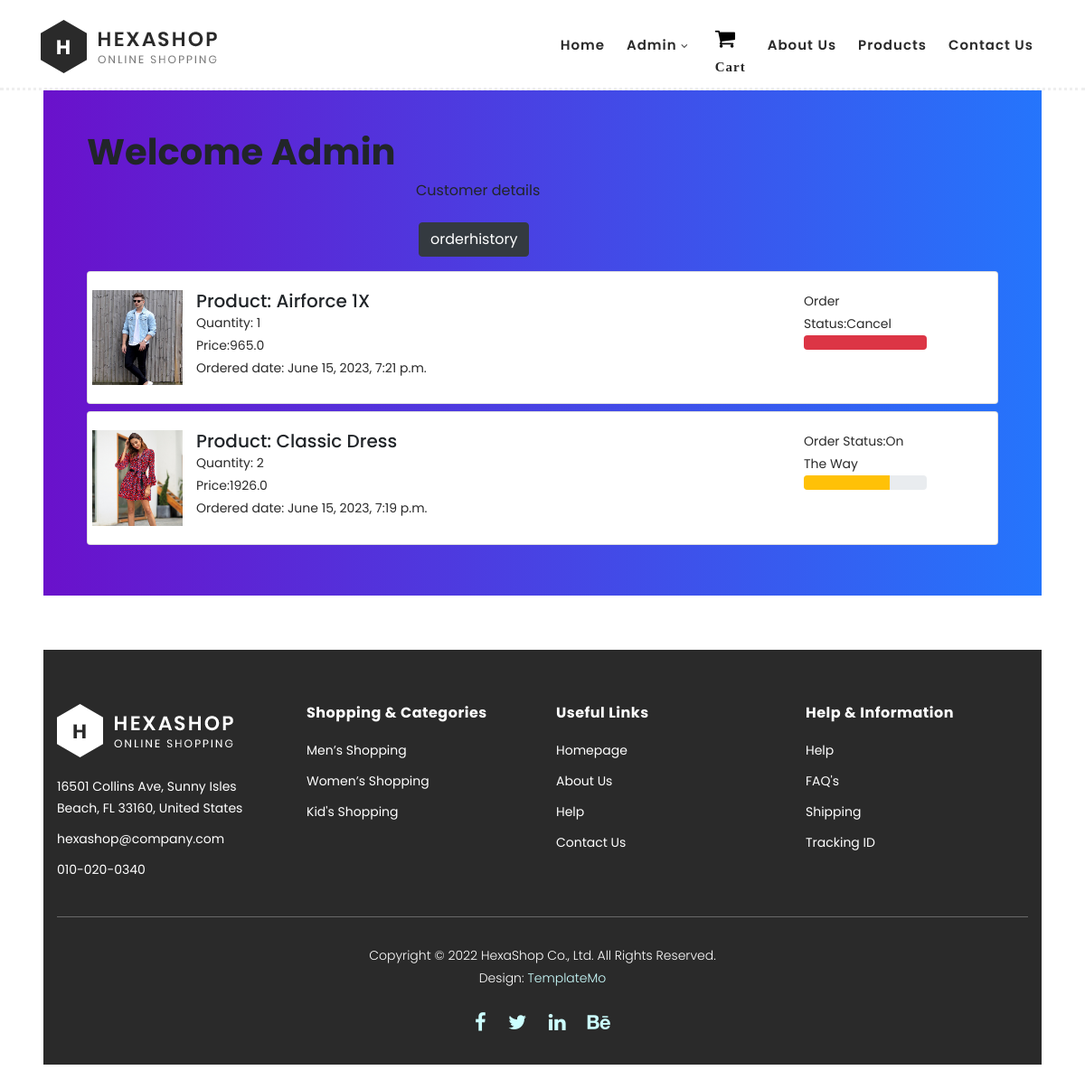
The page /orderhist/ (signed in) on the database as committed earlier.
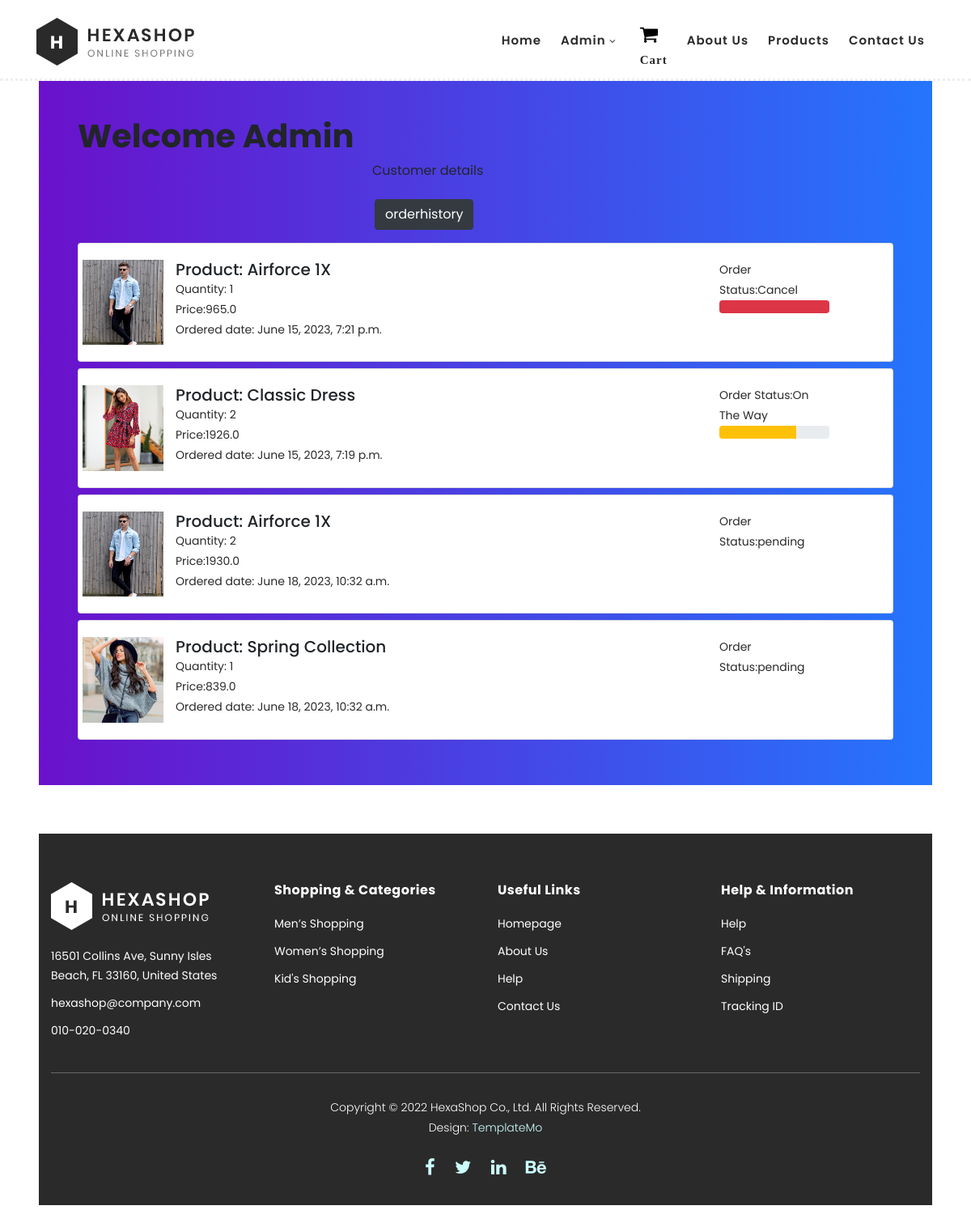
The same page on the database as committed later.
### Cust/models.py (models this page shows, shortened)
class Orderhistory(models.Model):
    STATAUS_CHOICES=(
        ("Accepted","accepted"),
        ("Packed","packed"),
        ("On The Way","on the way"),
        ("Deleivered","delivered"),
        ("Cancel","canceled")
    )
    user=models.ForeignKey(User,on_delete=models.CASCADE)
    customer=models.ForeignKey(Customers,on_delete=models.CASCADE)
    product=models.ForeignKey(Products,on_delete=models.CASCADE)
    quantity=models.PositiveIntegerField(default=1)
    ordered_date=models.DateTimeField(auto_now=True)
    status=models.CharField(choices=STATAUS_CHOICES,max_length=50,default="pending")
    @property
    def total_cost(self):
        return self.quantity *  self.product.discounted_price

class Products(models.Model):
    categories=(
        ("M","Men"),
        ("W","women"),
        ("K","kids"),
        )
    title=models.CharField(max_length=50)
    selling_cost=models.FloatField()
    category=models.CharField(choices=categories,max_length=2)
    colour=models.CharField(max_length=50,default=None,null=True)
    discounted_price=models.FloatField()
    image=models.ImageField(upload_to="productimg")

### My_store/views.py (the view)
# urls.py: path('orderhist/', orderhistory),
@login_required
def orderhistory(request):
    hist=Orderhistory.objects.filter(user=request.user)
    return render(request,"cust/orderhistory.html",{"orderhists":hist,"active":"btn-dark"})

### templates/cust/orderhistory.html (shortened to what this page needs)
{% extends "base.html" %}
{% block content %}
<link rel="stylesheet" type="text/css" href="/static/css/cart.css">
<body class="p-5">
    <section class="h-100 gradient-custom">
        <div class="container my-5 p-5">
                <h1><b class="text-capitalize"> Welcome {{request.user}}</b></h1>
                <div class="col-sm-3 offset-sm-4">
                    <ul class="list-unstyled">
                        <li class="d-grid"><a href="/Cust/profile" class="btn "> Customer details</a></li>
                        <li class="d-grid p-3"><a href="/orderhist" class="btn {{active}}">orderhistory</a></li>
                    </ul>
                </div>
                {% for hist in orderhists %}
                <div class="card mb-2">
                    <div class="card-body">
                        <div  class="row">
                            <div class="bg-image hover-overlay hover-zoom ripple rounded" data-mdb-ripple-color="light">
                               <img src="{{hist.product.image.url}}" style="width: 100px;"/>
                            </div>
                            <div class="col-md-8 ">
                                <h5>Product: {{hist.product.title}}</h5>
                                <p>Quantity: {{hist.quantity}}</p>
                                <p class="fw-bold">Price:{{hist.total_cost}}</p>
                                <p class="fw-bold">Ordered date: {{hist.ordered_date}}</p>
                            </div>
                            <div class="col-sm-2 mx-2">
                                <p>Order Status:{{hist.status}}</p>
                                {% if hist.status == "On The Way" %}
                                    <div class="progress">
                                        <div class="progressbar bg-warning" role="progressbar"
                                        style="width: 70%" aria-valuenow="70"aria-valuemin="0"
                                        aria-valuemax="100"></div>
                                    </div>
                                {% endif %}
                                {% if hist.status == "Cancel" %}
                                    <div class="progress">
                                        <div class="progressbar bg-danger" role="progressbar"
                                        style="width: 100%" aria-valuenow="100"aria-valuemin="0"
                                        aria-valuemax="100"></div>
                                    </div>
                                {% endif %}
                            </div>
                        </div>
                    </div>
                </div>
               {% endfor %}
            </div>
    </section>
</body>
{% endblock %}

### templates/base.html
{% include "header.html" %}
{% block content %}
{% endblock %}
{% include "footer.html" %}

### templates/header.html (shortened to what this page needs)
{% load static %}
<!DOCTYPE html>
<html lang="en">
  <head>
    <link rel="stylesheet" type="text/css" href="/static/css/bootstrap.min.css">
    <link rel="stylesheet" type="text/css" href="/static/css/font-awesome.css">
    <link rel="stylesheet" href="/static/css/templatemo-hexashop.css">
    <link rel="stylesheet" href="/static/css/owl-carousel.css">
    <link rel="stylesheet" href="/static/css/lightbox.css">
    </head>
    <nav class="header-area header-sticky">
        <div class="container">
            <div class="row">
                <div class="col-12">
                    <nav class="main-nav">
                        <a href="/" class="logo">
                            <img src="/static/images/logo.png">
                        </a>
                        <ul class="nav">
                        {% if user.is_authenticated %}
                            <li class="scroll-to-section"><a href="/">Home</a></li>
                            <li class="submenu">
                                <a href="javascript:;">{{request.user}}</a>
                            </li>
                            <li>
                                <i class="fa fa-shopping-cart" style="font-size: 24px;color: black;"> <a href="/showcart/">Cart</a></i>
                            </li>
                        {% else %}
                            <li class="scroll-to-section"><a href="/">Home</a></li>
                                <li><a href="/Cust/registration/">Registration</a></li>
                                <li><a href="/Cust/login/">Login</a></li>
                            </li>
                        {% endif %}
                        <li><a href="/about/">About Us</a></li>
                        <li><a href="/products/">Products</a></li>
                        <li><a href="/contact/">Contact Us</a></li>
                    </nav>
                </div>
            </div>
        </div>
    </nav>

### templates/footer.html (shortened to what this page needs)
    {% load static %}
    <footer>
        <div class="container">
            <div class="row">
                <div class="col-lg-3">
                    <div class="first-item">
                        <div class="logo">
                            <img src="/static/images/white-logo.png" alt="hexashop ecommerce templatemo">
                        </div>
                        <ul>
                            <li><a href="#">16501 Collins Ave, Sunny Isles Beach, FL 33160, United States</a></li>
                            <li><a href="#">hexashop@company.com</a></li>
                            <li><a href="#">010-020-0340</a></li>
                        </ul>
                    </div>
                </div>
                <div class="col-lg-3">
                    <h4>Shopping &amp; Categories</h4>
                    <ul>
                        <li><a href="#">Men’s Shopping</a></li>
                        <li><a href="#">Women’s Shopping</a></li>
                        <li><a href="#">Kid's Shopping</a></li>
                    </ul>
                </div>
                <div class="col-lg-3">
                    <h4>Useful Links</h4>
                    <ul>
                        <li><a href="#">Homepage</a></li>
                        <li><a href="#">About Us</a></li>
                        <li><a href="#">Help</a></li>
                        <li><a href="#">Contact Us</a></li>
                    </ul>
                </div>
                <div class="col-lg-3">
                    <h4>Help &amp; Information</h4>
                    <ul>
                        <li><a href="#">Help</a></li>
                        <li><a href="#">FAQ's</a></li>
                        <li><a href="#">Shipping</a></li>
                        <li><a href="#">Tracking ID</a></li>
                    </ul>
                </div>
                <div class="col-lg-12">
                    <div class="under-footer">
                        <p>Copyright © 2022 HexaShop Co., Ltd. All Rights Reserved.
                        <br>Design: <a href="https://templatemo.com" target="_parent" title="free css templates">TemplateMo</a></p>
                        <ul>
                            <li><a href="#"><i class="fa fa-facebook"></i></a></li>
                            <li><a href="#"><i class="fa fa-twitter"></i></a></li>
                            <li><a href="#"><i class="fa fa-linkedin"></i></a></li>
                            <li><a href="#"><i class="fa fa-behance"></i></a></li>
                        </ul>
                    </div>
                </div>
            </div>
        </div>
    </footer>
</html>

### static/css/templatemo-hexashop.css (style rules this page uses)
html, body, div, span, applet, object, iframe, h1, h2, h3, h4, h5, h6, p, blockquote, div pre, a, abbr, acronym, address, big, cite, code, del, dfn, em, font, img, ins, kbd, q, s, samp, small, strike, strong, sub, sup, tt, var, b, u, i, center, dl, dt, dd, ol, ul, li, figure, header, nav, section, article, aside, footer, figcaption { margin: 0; padding: 0; border: 0; outline: 0; }
ul, li { padding: 0; margin: 0; list-style: none; }
header, nav, section, article, aside, footer, hgroup { display: block; }
* { box-sizing: border-box; }
html, body { font-family: 'Poppins', sans-serif; font-weight: 400; background-color: #fff; font-size: 16px; -ms-text-size-adjust: 100%; -webkit-font-smoothing: antialiased; -moz-osx-font-smoothing: grayscale; }
a { text-decoration: none !important; }
h1, h2, h3, h4, h5, h6 { margin-top: 0px; margin-bottom: 0px; }
ul { margin-bottom: 0px; }
p { font-size: 14px; line-height: 25px; color: #2a2a2a; }
html, body { background: #fff; font-family: 'Poppins', sans-serif; }
.header-area { border-bottom: 3px dotted #eee; box-shadow: none; background-color: #fff; position: absolute; top: 0px; left: 0px; right: 0px; z-index: 100; height: 100px; -webkit-transition: all .5s ease 0s; -moz-transition: all .5s ease 0s; -o-transition: all .5s ease 0s; transition: all .5s ease 0s; }
.header-area .main-nav { min-height: 80px; background: transparent; }
.header-area .main-nav .logo { line-height: 100px; color: #fff; font-size: 28px; font-weight: 700; text-transform: uppercase; letter-spacing: 2px; float: left; -webkit-transition: all 0.3s ease 0s; -moz-transition: all 0.3s ease 0s; -o-transition: all 0.3s ease 0s; transition: all 0.3s ease 0s; }
.header-area .main-nav .nav { float: right; margin-top: 30px; margin-right: 0px; background-color: transparent; -webkit-transition: all 0.3s ease 0s; -moz-transition: all 0.3s ease 0s; -o-transition: all 0.3s ease 0s; transition: all 0.3s ease 0s; position: relative; z-index: 999; }
.header-area .main-nav .nav li { padding-left: 15px; padding-right: 15px; }
.header-area .main-nav .nav li a { display: block; font-weight: 600; font-size: 15px; color: #2a2a2a; text-transform: capitalize; -webkit-transition: all 0.3s ease 0s; -moz-transition: all 0.3s ease 0s; -o-transition: all 0.3s ease 0s; transition: all 0.3s ease 0s; height: 40px; line-height: 40px; border: transparent; letter-spacing: 1px; }
.header-area .main-nav .nav li a { color: #2a2a2a; }
.header-area .main-nav .nav li.submenu { position: relative; padding-right: 30px; }
.header-area .main-nav .nav li.submenu:after { font-family: FontAwesome; content: "\f107"; font-size: 12px; color: #2a2a2a; position: absolute; right: 18px; top: 12px; }
.header-area.header-sticky { min-height: 80px; }
.header-area .nav { margin-top: 30px; }
@media (max-width: 1200px) { .header-area .main-nav .nav li { padding-left: 12px; padding-right: 12px; } }
@media (max-width: 1200px) { .header-area .main-nav:before { display: none; } }
@media (min-width: 767px) { .header-area .main-nav .nav { display: flex !important; } }
footer { margin-top: 60px; padding: 60px 0px 30px 0px; background-color: #2a2a2a; }
footer .logo { margin-bottom: 20px; }
footer ul li { display: block; margin-bottom: 10px; }
footer ul li a { font-size: 14px; color: #fff; transition: all .3s; }
footer h4 { letter-spacing: 0.5px; font-size: 16px; color: #fff; font-weight: 700; margin-bottom: 20px; }
footer .under-footer { margin-top: 30px; padding-top: 30px; text-align: center; border-top: 1px solid rgba(250,250,250,0.3); }
footer .under-footer ul { margin-top: 20px; }
footer .under-footer ul li { display: inline-block; margin: 0px 10px; }
footer .under-footer ul li a { font-size: 22px; }
footer .under-footer p { color: #fff; font-size: 14px; font-weight: 300; }
footer .under-footer a { color: #cff; }

### static/css/cart.css (style rules this page uses)
.gradient-custom { background: #6a11cb; background: -webkit-linear-gradient(to right, rgba(106, 17, 203, 1), rgba(37, 117, 252, 1)); background: linear-gradient(to right, rgba(106, 17, 203, 1), rgba(37, 117, 252, 1)) }

Rows that differ between the two databases and show on the page:
added Orderhistory: product.image (picture), product "Airforce 1X", quantity "2", total_cost "1930.0", ordered_date "June 18, 2023, 10:32 a.m.", status "pending"
added Orderhistory: product.image (picture), product "Spring Collection", quantity "1", total_cost "839.0", ordered_date "June 18, 2023, 10:32 a.m.", status "pending"
